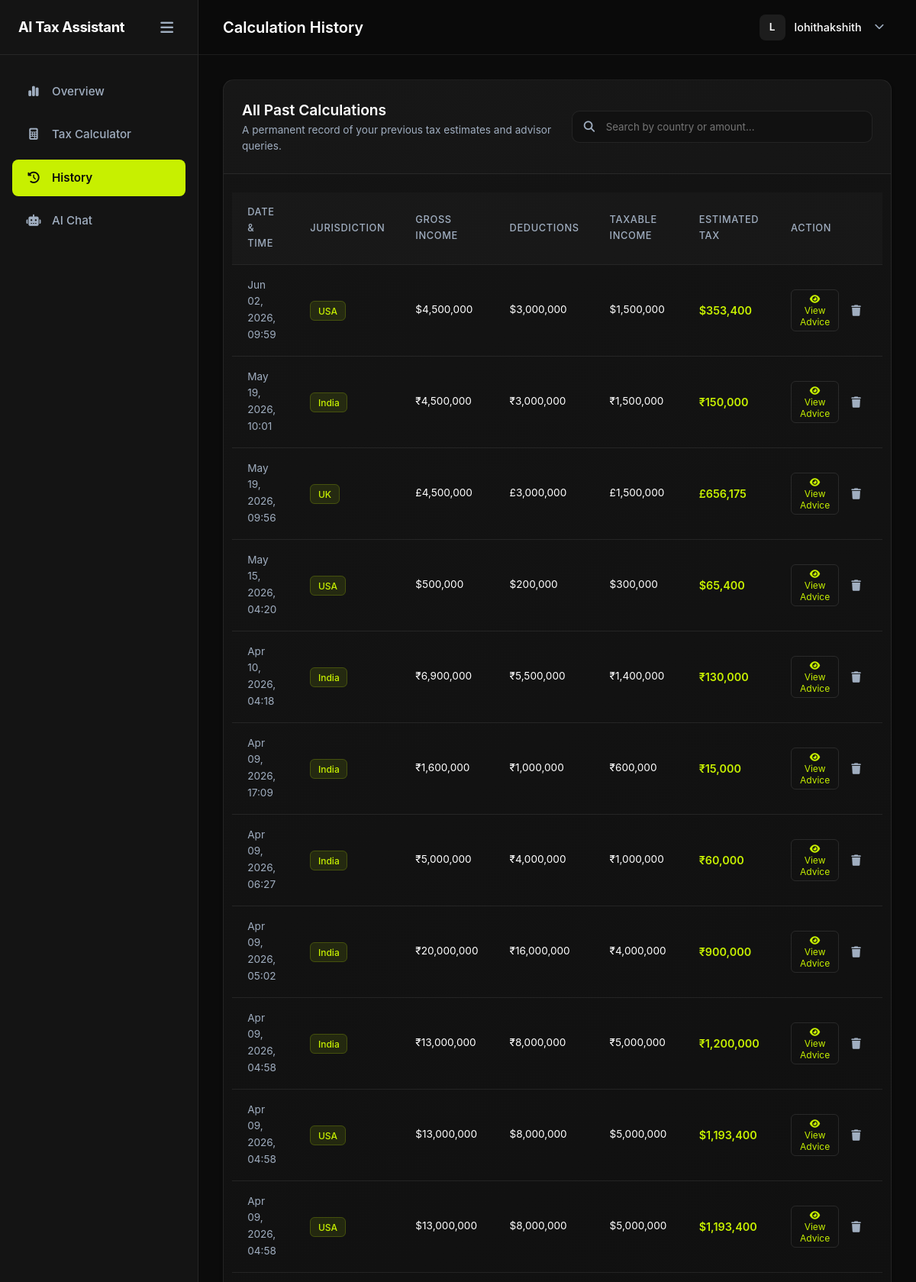
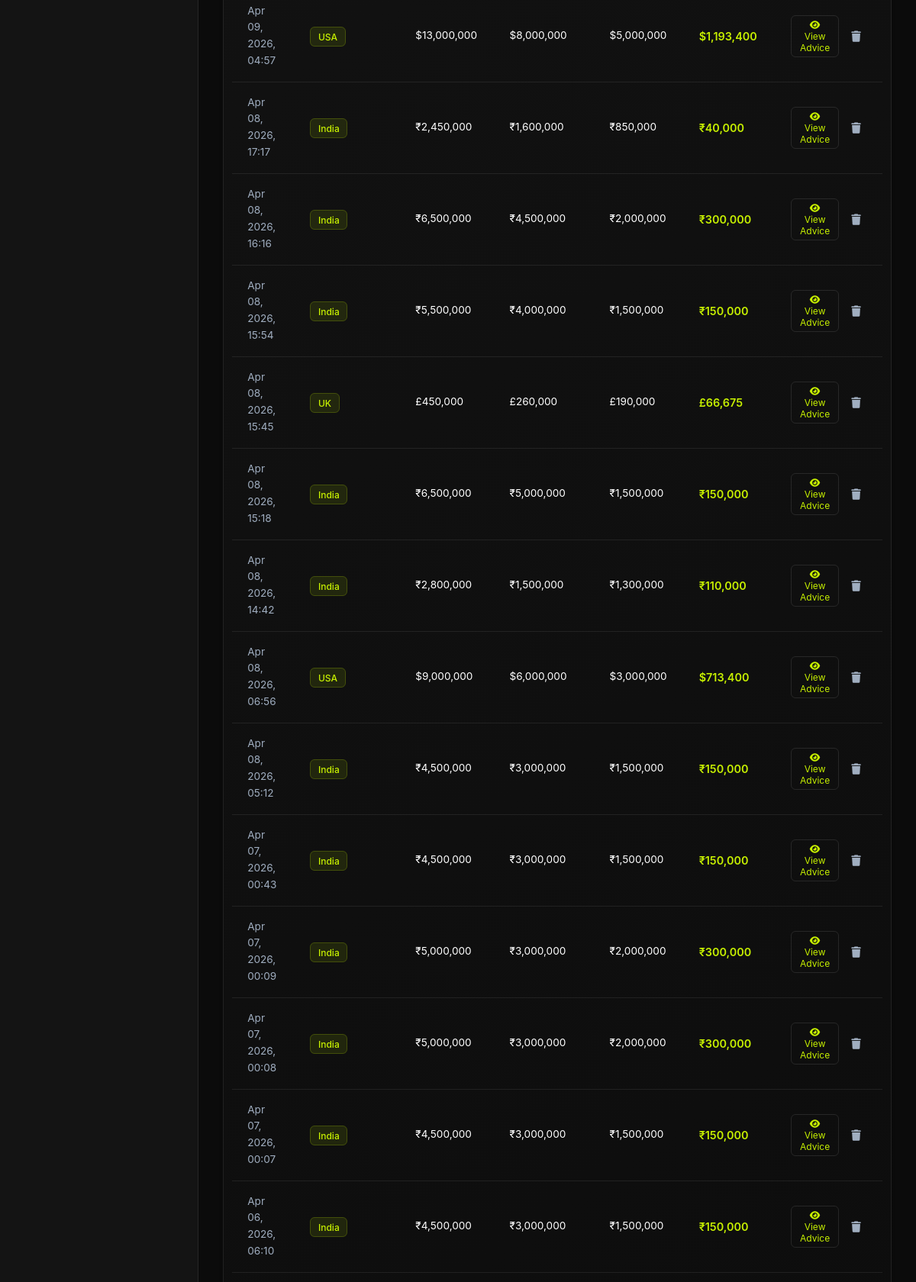
Page /dashboard/history/ (signed in, upper part) on the committed database (2 pictures, top to bottom).
### tax_engine/models.py (models this page shows, shortened)
class TaxCalculation(models.Model):
    user = models.ForeignKey(User, on_delete=models.CASCADE)
    country = models.CharField(max_length=50)
    income = models.FloatField()
    deductions = models.FloatField()
    taxable_income = models.FloatField()
    estimated_tax = models.FloatField()
    ai_explanation = models.TextField(blank=True, null=True)
    created_at = models.DateTimeField(auto_now_add=True)

### dashboard/views.py (the view)
# urls.py: path('dashboard/history/', views.history_view, name='history'),
@login_required
def history_view(request):
    calculations = TaxCalculation.objects.filter(user=request.user).order_by('-created_at')
    return render(request, 'dashboard/history.html', {'calculations': calculations})

### dashboard/templatetags/tax_tags.py (called while the page is built)
@register.filter
def currency_symbol(country_name):
    if not country_name:
        return "₹"  # Default to INR as per user preference
    country = str(country_name).lower().strip()
    mapping = {
        'india': '₹',
        'in': '₹',
        'inr': '₹',
        'us': '$',
        'usa': '$',
        'usd': '$',
        'united states': '$',
        'uk': '£',
        'gbp': '£',
        'united kingdom': '£',
        'gb': '£',
        'canada': 'C$',
        'cad': 'C$',
        'ca': 'C$',
        'australia': 'A$',
        'aud': 'A$',
        'au': 'A$',
        'europe': '€',
        'eu': '€',
        'euro': '€',
        'eur': '€',
    }
    return mapping.get(country, '₹')  # Default fallback to INR

@register.filter
def country_display(value):
    if not value:
        return "India"
    mapping = {
        'india': 'India',
        'in': 'India',
        'inr': 'India',
        'us': 'USA',
        'usa': 'USA',
        'usd': 'USA',
        'united states': 'USA',
        'uk': 'UK',
        'gbp': 'UK',
        'united kingdom': 'UK',
        'canada': 'Canada',
        'cad': 'Canada',
        'australia': 'Australia',
        'aud': 'Australia',
        'europe': 'European Union',
        'eu': 'European Union',
        'eur': 'European Union',
        'euro': 'European Union',
    }
    return mapping.get(str(value).lower().strip(), str(value).title())

### templates/dashboard/history.html (shortened to what this page needs)
{% extends 'base_app.html' %}
{% load tax_tags humanize tz %}
{% block page_title %}Calculation History{% endblock %}
{% block content %}
<div class="history-card page-transition">
    <div class="card-header flex-between align-center">
        <div>
            <h3>All Past Calculations</h3>
            <p class="text-muted text-sm mt-1">A permanent record of your previous tax estimates and advisor queries.
            </p>
        </div>
        <div class="search-wrapper">
            <i class="fa-solid fa-search"></i>
            <input type="text" id="historySearch" placeholder="Search by country or amount..." class="modern-input">
        </div>
    </div>
    <div class="card-body p-0">
        {% if calculations %}
        <div class="table-responsive">
            <table class="table table-hover" id="historyTable">
                <thead>
                    <tr>
                        <th>Date & Time</th>
                        <th>Jurisdiction</th>
                        <th>Gross Income</th>
                        <th>Deductions</th>
                        <th>Taxable Income</th>
                        <th>Estimated Tax</th>
                        <th>Action</th>
                    </tr>
                </thead>
                <tbody>
                    {% for calc in calculations %}
                    <tr  onclick="viewAIExplanation('{{ calc.id }}')">
                        <td class="text-muted text-sm timestamp-cell" data-utc="{{ calc.created_at|date:'c' }}">{{ calc.created_at|localtime|date:"M d, Y H:i" }}</td>
                        <td>
                            <span class="badge"
                                style="background: rgba(199,240,0,0.1); color: var(--accent-neon); border: 1px solid rgba(199,240,0,0.2);">
                                {{ calc.country|country_display }}
                            </span>
                        </td>
                        <td class="text-sm">
                            {{ calc.country|currency_symbol }}{{ calc.income|floatformat:0|intcomma }}
                        </td>
                        <td class="text-sm">
                            {{ calc.country|currency_symbol }}{{ calc.deductions|floatformat:0|intcomma }}
                        </td>
                        <td class="text-sm">
                            {{ calc.country|currency_symbol }}{{ calc.taxable_income|floatformat:0|intcomma }}
                        </td>
                        <td class="text-accent font-weight-bold">
                            {{ calc.country|currency_symbol }}{{ calc.estimated_tax|floatformat:0|intcomma }}
                        </td>
                        <td>
                            <div style="display: flex; gap: 0.5rem;">
                                <button class="btn-view-advice" style="background: transparent;cursor: pointer; border: 1px solid rgba(255,255,255,0.1); color: var(--accent-neon); padding: 4px 10px; border-radius: 6px; font-size: 0.75rem;">
                                    <i class="fa-solid fa-eye"></i> View Advice
                                </button>
                                <button class="btn-delete-calc" onclick="confirmDeleteCalc(event, '{{ calc.id }}', this)"
                                    style="background: transparent; border: none; color: var(--text-muted); cursor: pointer; padding: 4px 8px; font-size: 0.9rem; transition: color 0.2s ease;"
                                    onmouseover="this.style.color='#ef4444'"
                                    onmouseout="this.style.color='var(--text-muted)'"
                                    title="Delete calculation">
                                    <i class="fa-solid fa-trash"></i>
                                </button>
                            </div>
                        </td>
                    </tr>
                    {% endfor %}
                </tbody>
            </table>
        </div>
        {% endif %}
    </div>
</div>
{% endblock %}

### templates/base_app.html (shortened to what this page needs)
{% load static %}
<!DOCTYPE html>
<html lang="en">
<head>
    <link rel="stylesheet" href="https://cdnjs.cloudflare.com/ajax/libs/font-awesome/6.5.1/css/all.min.css" />
    <link rel="stylesheet" href="{% static 'style.css' %}">
    <link rel="stylesheet" href="{% static 'dashboard.css' %}">
</head>
<body class="app-body">
    <aside class="app-sidebar" id="appSidebar">
        <div class="sidebar-header">
            <span class="logo">AI Tax Assistant</span>
            <button class="icon-btn" id="toggleSidebar"><i class="fa-solid fa-bars"></i></button>
        </div>
        <nav class="sidebar-nav">
            <a href="{% url 'dashboard' %}" class="nav-item">
                <span class="nav-icon"><i class="fa-solid fa-chart-simple"></i></span>
                <span class="nav-label">Overview</span>
            </a>
            <a href="{% url 'calculator' %}" class="nav-item">
                <span class="nav-icon"><i class="fa-solid fa-calculator"></i></span>
                <span class="nav-label">Tax Calculator</span>
            </a>
            <a href="{% url 'history' %}" class="nav-item">
                <span class="nav-icon"><i class="fa-solid fa-clock-rotate-left"></i></span>
                <span class="nav-label">History</span>
            </a>
            <a href="{% url 'chat' %}" class="nav-item">
                <span class="nav-icon"><i class="fa-solid fa-robot"></i></span>
                <span class="nav-label">AI Chat</span>
            </a>
        </nav>
    </aside>
    <div class="app-main">
        <header class="app-topbar">
            <div class="topbar-left">
                <h2 class="page-title">{% block page_title %}Dashboard{% endblock %}</h2>
            </div>
            <div class="topbar-right">
                <div class="user-profile-dropdown" id="userProfileDropdown">
                    <div class="user-profile-trigger" id="dropdownTrigger">
                        <div class="user-avatar" data-initials="{{ request.user.username|make_list|first|upper }}">
                            {{ request.user.username|make_list|first|upper }}
                        </div>
                        <span class="user-name">{{ request.user.username }}</span>
                        <i class="fa-solid fa-chevron-down"
                            style="font-size: 0.8rem; margin-left: 5px; color: var(--text-muted);"></i>
                    </div>
                </div>
            </div>
        </header>
        <main class="app-content container-fluid">
            {% block content %}
            {% endblock %}
        </main>
    </div>
</body>
</html>

### static/style.css (style rules this page uses)
html { scroll-behavior: smooth; }
.page-transition { animation: pageFadeIn 0.4s ease-out forwards; }
* { margin: 0; padding: 0; box-sizing: border-box; font-family: 'Inter', system-ui, sans-serif; }
:root { --bg-main: #0b0b0b; --bg-card: #141414; --text-main: #ffffff; --text-muted: #b3b3b3; --border-color: #262626; --accent: #c7f000; }
body { background: var(--bg-main); color: var(--text-main); line-height: 1.6; }
a { text-decoration: none; color: var(--text-main); }
main { padding: 2rem; display: block; min-width: 320px; }

### rows in the picture
TaxCalculation: country|country_display "USA", country "$", income "4,500,000", deductions "3,000,000", taxable_income "1,500,000", estimated_tax "353,400"
TaxCalculation: country|country_display "India", country "₹", income "4,500,000", deductions "3,000,000", taxable_income "1,500,000", estimated_tax "150,000"
TaxCalculation: country|country_display "UK", country "£", income "4,500,000", deductions "3,000,000", taxable_income "1,500,000", estimated_tax "656,175"
TaxCalculation: country|country_display "USA", country "$", income "500,000", deductions "200,000", taxable_income "300,000", estimated_tax "65,400"
TaxCalculation: country|country_display "India", country "₹", income "6,900,000", deductions "5,500,000", taxable_income "1,400,000", estimated_tax "130,000"
TaxCalculation: country|country_display "India", country "₹", income "1,600,000", deductions "1,000,000", taxable_income "600,000", estimated_tax "15,000"
TaxCalculation: country|country_display "India", country "₹", income "5,000,000", deductions "4,000,000", taxable_income "1,000,000", estimated_tax "60,000"
TaxCalculation: country|country_display "India", country "₹", income "20,000,000", deductions "16,000,000", taxable_income "4,000,000", estimated_tax "900,000"
TaxCalculation: country|country_display "India", country "₹", income "13,000,000", deductions "8,000,000", taxable_income "5,000,000", estimated_tax "1,200,000"
TaxCalculation: country|country_display "USA", country "$", income "13,000,000", deductions "8,000,000", taxable_income "5,000,000", estimated_tax "1,193,400"
TaxCalculation: country|country_display "USA", country "$", income "13,000,000", deductions "8,000,000", taxable_income "5,000,000", estimated_tax "1,193,400"
TaxCalculation: country|country_display "USA", country "$", income "13,000,000", deductions "8,000,000", taxable_income "5,000,000", estimated_tax "1,193,400"
TaxCalculation: country|country_display "India", country "₹", income "2,450,000", deductions "1,600,000", taxable_income "850,000", estimated_tax "40,000"
TaxCalculation: country|country_display "India", country "₹", income "6,500,000", deductions "4,500,000", taxable_income "2,000,000", estimated_tax "300,000"
TaxCalculation: country|country_display "India", country "₹", income "5,500,000", deductions "4,000,000", taxable_income "1,500,000", estimated_tax "150,000"
TaxCalculation: country|country_display "UK", country "£", income "450,000", deductions "260,000", taxable_income "190,000", estimated_tax "66,675"
TaxCalculation: country|country_display "India", country "₹", income "6,500,000", deductions "5,000,000", taxable_income "1,500,000", estimated_tax "150,000"
TaxCalculation: country|country_display "India", country "₹", income "2,800,000", deductions "1,500,000", taxable_income "1,300,000", estimated_tax "110,000"
TaxCalculation: country|country_display "USA", country "$", income "9,000,000", deductions "6,000,000", taxable_income "3,000,000", estimated_tax "713,400"
TaxCalculation: country|country_display "India", country "₹", income "4,500,000", deductions "3,000,000", taxable_income "1,500,000", estimated_tax "150,000"
TaxCalculation: country|country_display "India", country "₹", income "4,500,000", deductions "3,000,000", taxable_income "1,500,000", estimated_tax "150,000"
TaxCalculation: country|country_display "India", country "₹", income "5,000,000", deductions "3,000,000", taxable_income "2,000,000", estimated_tax "300,000"
TaxCalculation: country|country_display "India", country "₹", income "5,000,000", deductions "3,000,000", taxable_income "2,000,000", estimated_tax "300,000"
TaxCalculation: country|country_display "India", country "₹", income "4,500,000", deductions "3,000,000", taxable_income "1,500,000", estimated_tax "150,000"
TaxCalculation: country|country_display "India", country "₹", income "4,500,000", deductions "3,000,000", taxable_income "1,500,000", estimated_tax "150,000"

### other values in the picture
{{ request.user.username|make_list|first|upper }} "L"
{{ request.user.username }} "lohithakshith"
